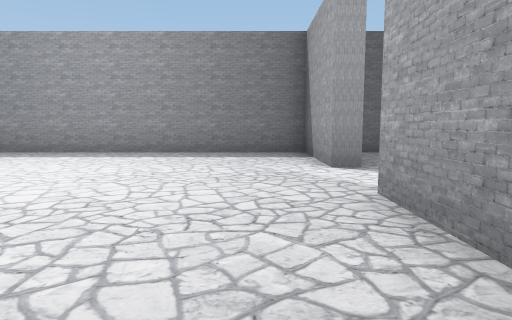
[1] (above)

17 first-person views from a walk through a 3-D level made in the Unity game engine. The camera is 1.4 m above the floor, tilts 6° down and sees 75° across. The floor is counted in squares, 2 m on a side. Each view is taken from the middle of a square. On the plan, view 1 faces up. The plan holds only what a view shows up to about 10 squares ahead; the rest is blank. The player character is not drawn.

[2]
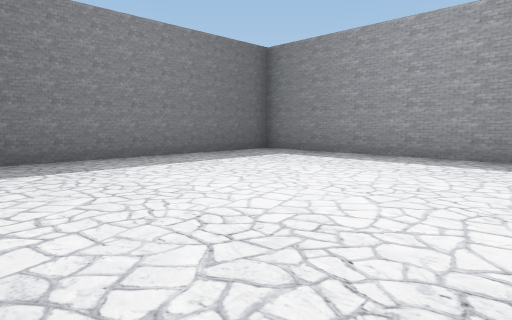

[3]
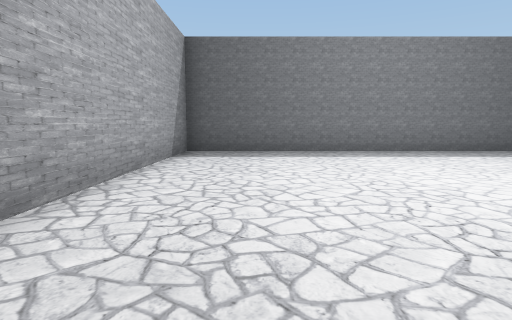

[4]
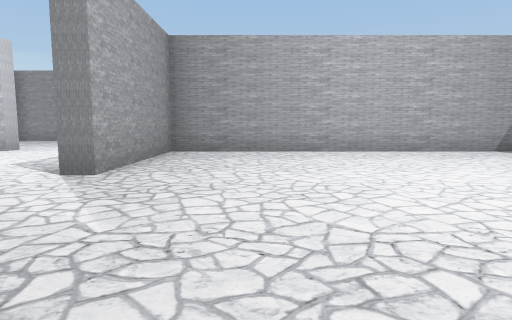

[5]
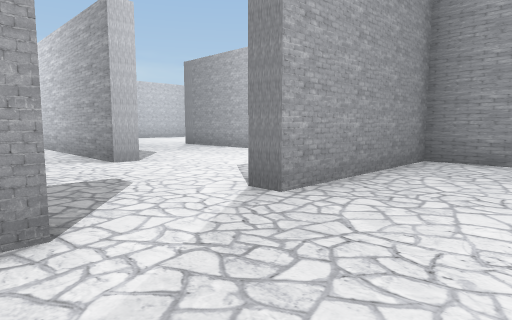

[6]
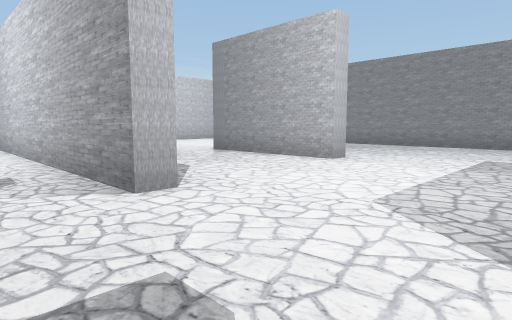

[7]
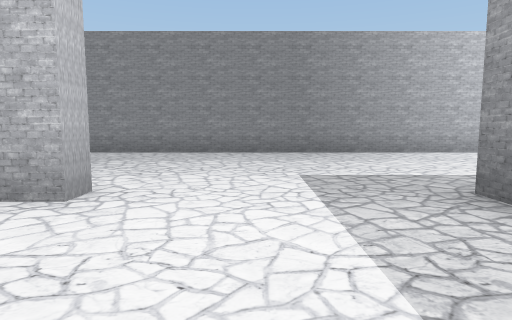

[8]
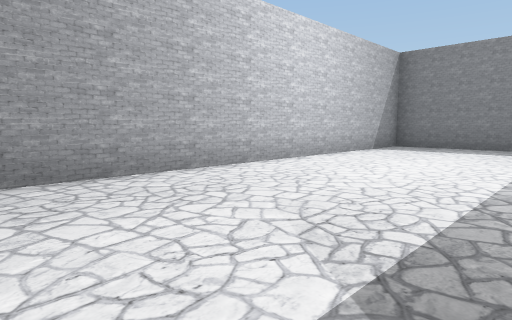

[9]
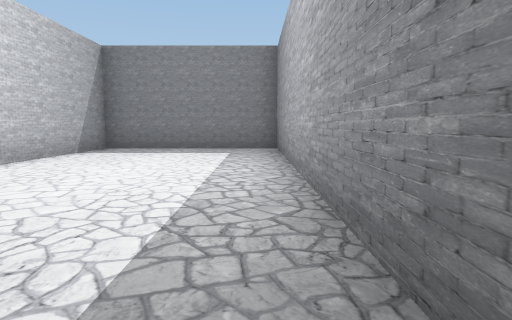

[10]
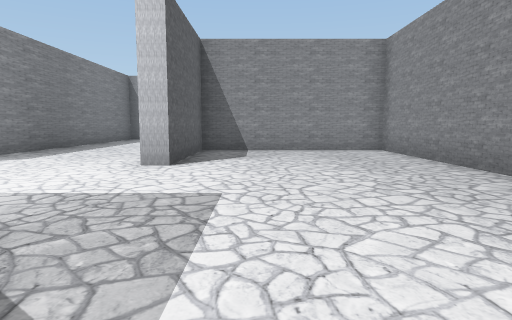

[11]
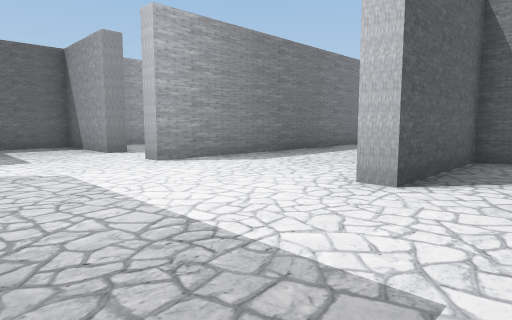

[12]
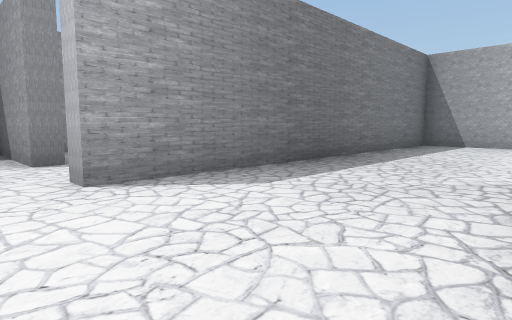

[13]
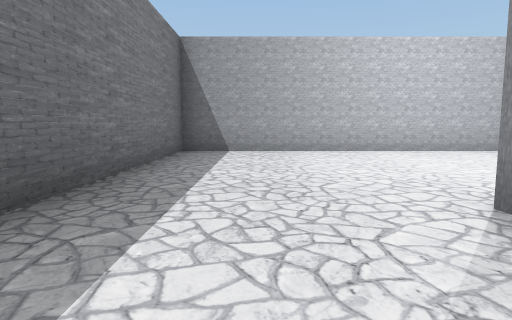

[14]
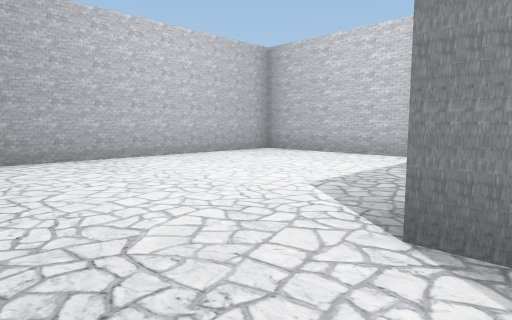

[15]
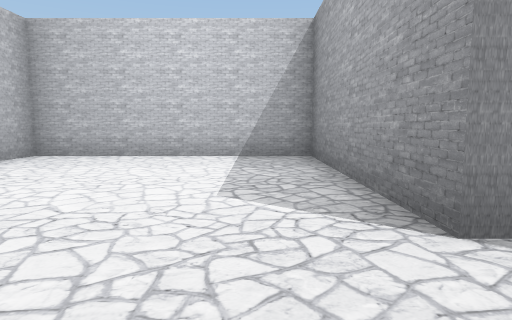

[16]
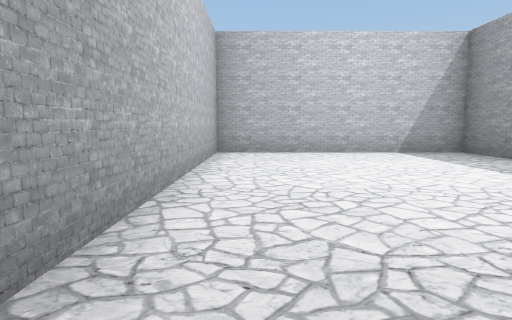

[17]
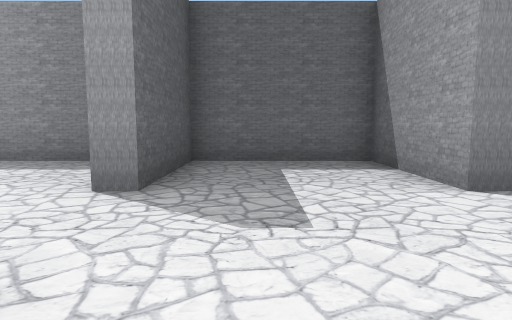

### Floor plan
Ten units are one square. View 1 is at (0, 0); x grows to the right and y downward. Boxes are objects, and circles mark ways between rooms. Rooms are numbered by the first view taken in them; rooms with no view inside come last. Other rooms are left out.
<svg viewBox="-95 -90 260 160">
<path fill="none" stroke="#000" d="M18 -55 12 -55 12 -85 -88 -85M-90 -82 -90 10 12 10 12 -35 18 -35M57 16 57 10 97 10 97 65 160 65 160 -30 53 -30 53 -35 65 -35M18 9 18 14M2 14 -90 14 -90 65 93 65 93 14 56 14M59 -55 53 -55 53 -85 18 -85 18 -55"/>
<circle cx="20" cy="-45" r="3" fill="#2a7"/>
<text x="-40" y="-40">1</text>
<text x="50" y="20">2</text>
</svg>
Room 1 opens to room 2.

Where each view was taken, in squares from view 1:
view 1: 0 up, 0 right, facing up
view 2: 1 up, 2 left, facing up-left
view 3: 1 up, 0 right, facing left
view 4: 8 up, 1 left, facing down
view 5: 6 up, 1 left, facing down-right
view 6: 5 up, 2 right, facing down-right
view 7: 2 up, 4 right, facing down
view 8: 2 down, 2 right, facing down-left
view 9: 2 down, 1 right, facing left
view 10: 3 down, 0 right, facing right
view 11: 3 down, 2 right, facing up-right
view 12: 1 down, 4 right, facing up-right
view 13: 1 up, 7 right, facing right
view 14: 1 up, 9 right, facing down-right
view 15: 1 up, 11 right, facing down
view 16: 2 up, 15 right, facing down
view 17: 2 up, 3 right, facing up
